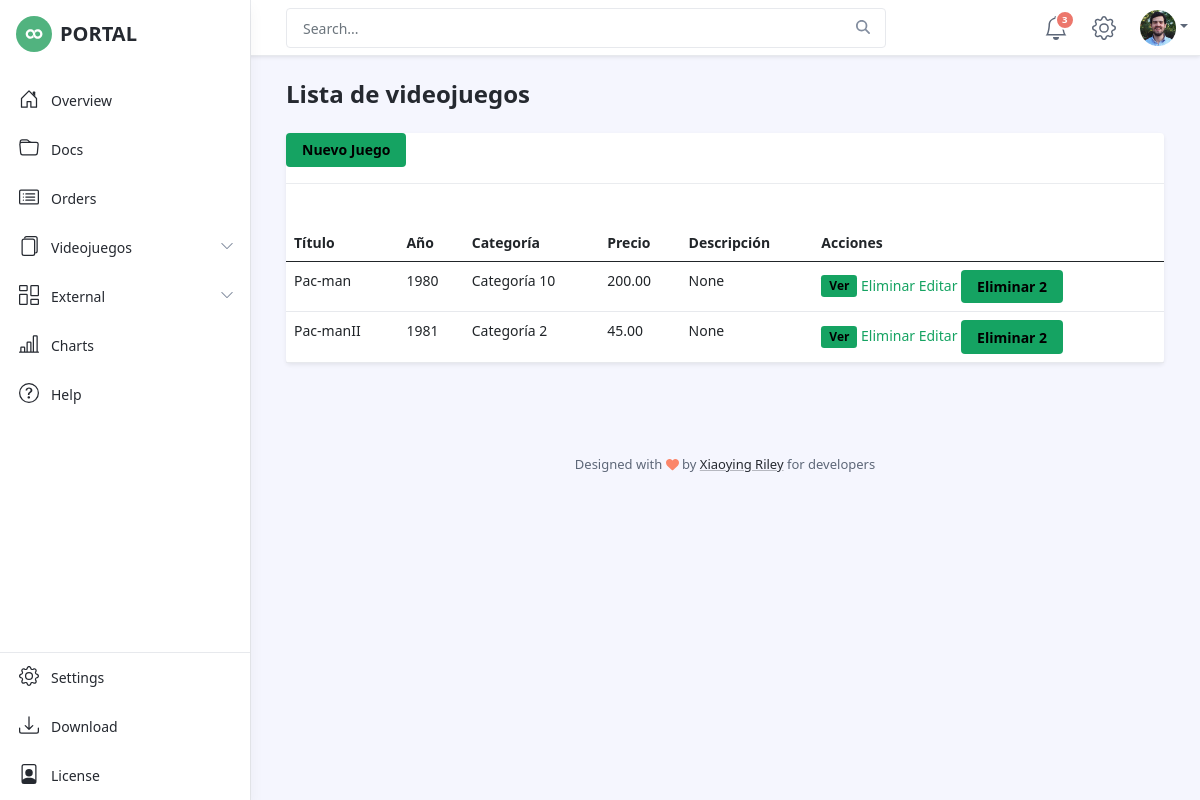
/videojuegos/lista/, run on an earlier commit of the app's database.
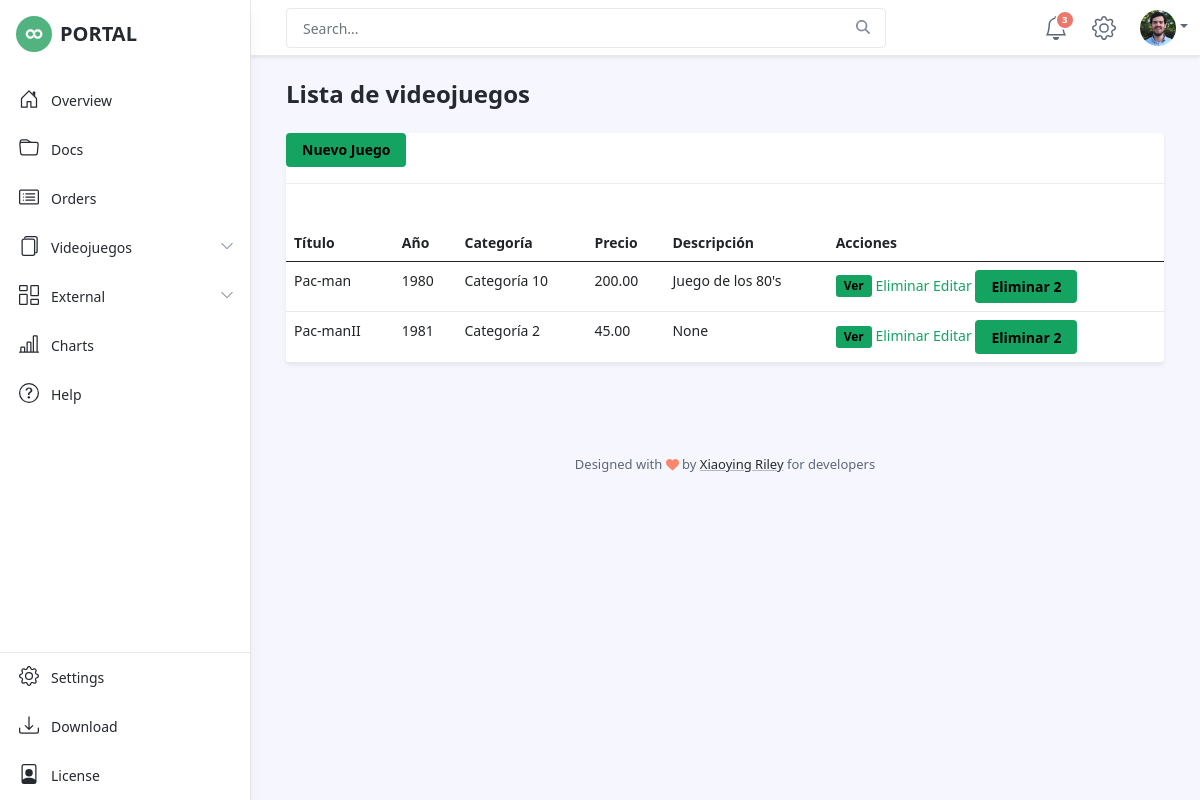
And on a later commit of the database.
### videojuego/models.py (models this page shows, shortened)
class Videojuego(models.Model):
    titulo = models.CharField('Título', max_length=50, unique=True)
    anio = models.IntegerField('Año')
    categoria = models.ForeignKey("videojuego.Categoria", verbose_name='Categoría', on_delete=models.CASCADE)
    precio = models.DecimalField(max_digits=6, decimal_places=2)
    descripcion = models.CharField('Descripción', max_length=250, null=True, blank=True)

class Categoria(models.Model):
    nombre = models.CharField(max_length=50)
    def __str__(self):
        return self.nombre

### videojuego/views.py (the view)
class VideojuegoList(ListView):
    model = Videojuego

### videojuego/templates/videojuego/videojuego_list.html (shortened to what this page needs)
{% extends 'base2.html' %}
{% load static %}
{% block contenido %}
<h1 class="app-page-title">Lista de videojuegos</h1>
<div class="app-card app-card-orders-table shadow-sm mb-5">
    <a href="{% url 'videojuego:nuevo' %}" class="btn btn-primary">Nuevo Juego</a>
    <hr>
    <br>
    <table class="table">
        <thead>
            <th>Título</th>
            <th>Año</th>
            <th>Categoría</th>
            <th>Precio</th>
            <th>Descripción</th>
            <th>Acciones</th>
        </thead>
        <tbody>
            {% for videojuego in object_list  %}
            <tr>
                <td>{{videojuego.titulo}}</td>
                <td>{{videojuego.anio}}</td>
                <td>{{videojuego.categoria}}</td>
                <td>{{videojuego.precio}}</td>
                <td>{{videojuego.descripcion}}</td>
                <td>
                    <a href="{% url 'videojuego:ver' videojuego.id %}" class="btn btn-primary btn-sm">Ver</a>
                    <a href="{% url 'videojuego:eliminar' videojuego.id %}">Eliminar</a>
                    <a href="{% url 'videojuego:editar' videojuego.id %}">Editar</a>
                    <button onclick="muestraModal('{% url 'videojuego:eliminar' videojuego.id %}')" type="button" class="btn btn-primary" data-toggle="modal" data-target="#exampleModal">
                        Eliminar 2
                    </button>
                </td>
            </tr>
            {% endfor %}
        </tbody>
    </table>
</div>
{% endblock contenido %}

What changed in the data, as far as the page shows it:
changed Videojuego "Pac-man": descripcion "None" → "Juego de los 80's"
